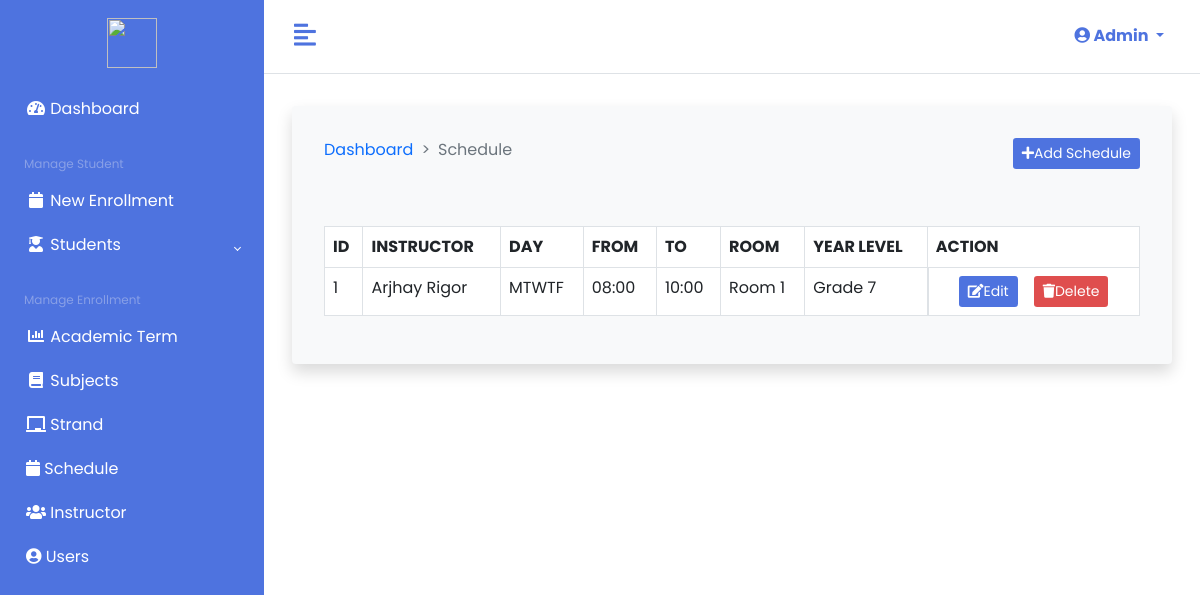
Screenshot of /admin/schedule.php (signed in) with the database file from the repository.
### tables this page shows
CREATE TABLE `schedules` (
  `SCHEDULE_ID` int(255) NOT NULL,
  `SC_INSTRUCTOR` varchar(255) NOT NULL,
  `SC_DAY` varchar(255) NOT NULL,
  `SC_FROM` varchar(255) NOT NULL,
  `SC_TO` varchar(255) NOT NULL,
  `SC_ROOM` varchar(255) NOT NULL,
  `SC_YEAR_LEVEL` varchar(255) NOT NULL
);

### private/config/Database.php (called while the page is built, shortened)
<?php
class Database
{
    protected $localhost = "localhost";
    protected $username = "root";
    protected $password = "";
    protected $database = "enrollment_system_db";
    protected $conn;
    public function __construct()
    {
        try {
            $this->conn = new PDO("mysql:host=$this->localhost;dbname=$this->database", $this->username, $this->password);
            $this->conn->setAttribute(PDO::ATTR_ERRMODE, PDO::ERRMODE_EXCEPTION);
        } catch (PDOException $e) {
            echo "Connection failed: " . $e->getMessage();
        }
    }
    public function getAll($TableName)
    {
        $sql = "SELECT * FROM `$TableName`";
        $stmt = $this->conn->prepare($sql);
        $stmt->execute();
        return $stmt;
    }
}

### private/classes/admin/ScheduleClass.php (called while the page is built, shortened)
<?php
class ScheduleClass extends Database
{
    public function fetch_schedule()
    {
        $query = $this->getAll('schedules');
        while ($row = $query->fetch(PDO::FETCH_OBJ)) {
            $data[] = $row;
        }
        return isset($data) ? $data : false;
    }
}

### admin/schedule.php (the view, shortened to what this page needs)
<?php
$schedule = new ScheduleClass;
$schedule->index();
$schedule->create_schedule();
$data = $schedule->fetch_schedule();
?>
<!DOCTYPE html>
<html lang="en">
<head>
    <link href="<?= ADMIN_ASSET . 'fontawesome/css/all.min.css'; ?>" rel="stylesheet">
    <link href="<?= ADMIN_ASSET . 'bootstrap/css/bootstrap.min.css'; ?>" rel="stylesheet">
    <link href="<?= ADMIN_ASSET . 'css/style.css'; ?>" rel="stylesheet">
    <link href="<?= ADMIN_ASSET . 'css/datatables.min.css'; ?>" rel="stylesheet">
</head>
<body>
    <div class="d-flex">
        <?php include_once ADMIN_ASSET . 'include/sidebar.php'; ?>
        <div class="main">
            <?php include_once ADMIN_ASSET . 'include/navbar.php'; ?>
            <main class="p-3">
                <div class="container-fluid">
                    <div class="row mt-3">
                        <div class="col-sm-12">
                            <div class="card shadow border-0 p-3 bg-light">
                                <div class="card-body">
                                    <div class="mb-5 justify-content-between d-flex">
                                        <nav style="--bs-breadcrumb-divider: '>';" aria-label="breadcrumb">
                                            <ol class="breadcrumb">
                                                <li class="breadcrumb-item"><a href="dashboard.php">Dashboard</a></li>
                                                <li class="breadcrumb-item active" aria-current="page">Schedule</li>
                                            </ol>
                                        </nav>
                                        <div>
                                            <button class="btn btn-sm btn-blue" data-bs-toggle="modal" data-bs-target="#add-schedule-modal"><i class="fas fa-plus"></i>Add Schedule</button>
                                        </div>
                                    </div>
                                    <table class="table table-bordered bg-body" id="table">
                                        <thead>
                                            <tr>
                                                <th>ID</th>
                                                <th>INSTRUCTOR</th>
                                                <th>DAY</th>
                                                <th>FROM</th>
                                                <th>TO</th>
                                                <th>ROOM</th>
                                                <th>YEAR LEVEL</th>
                                                <th>ACTION</th>
                                            </tr>
                                        </thead>
                                        <tbody>
                                            <?php if ($data): ?>
                                                <?php
                                                $no = 1;
                                                foreach ($data as $row):
                                                ?>
                                                    <tr>
                                                        <td><?= $no++ ?></td>
                                                        <td><?= $row->SC_INSTRUCTOR ?></td>
                                                        <td><?= $row->SC_DAY ?></td>
                                                        <td><?= $row->SC_FROM ?></td>
                                                        <td><?= $row->SC_TO ?></td>
                                                        <td><?= $row->SC_ROOM ?></td>
                                                        <td><?= $row->SC_YEAR_LEVEL ?></td>
                                                        <td class="justify-content-center d-flex">
                                                            <button id="edit-btn" value="<?= $row->SCHEDULE_ID ?>" class="btn btn-sm btn-blue mx-2"><i class="fas fa-edit"></i>Edit</button>
                                                            <a href="schedule.php?delete_id=<?= $row->SCHEDULE_ID ?>" onclick="return window.confirm('Are you want to delete?')" class="btn btn-sm btn-red mx-2"><i class="fas fa-trash"></i>Delete</a>
                                                        </td>
                                                    </tr>
                                                <?php endforeach; ?>
                                            <?php endif; ?>
                                        </tbody>
                                    </table>
                                </div>
                            </div>
                        </div>
                    </div>
                </div>
            </main>
        </div>
    </div>
</body>
</html>

### public/css/style.css (style rules this page uses)
:root { --bs-blue: #4e73df; --bs-red: #df4e4e; --bs-green: #44ca7c; --bs-orange: #ec7f25; }
* { font-family: "Poppins", sans-serif; }
.btn-blue { color: #fff; background-color: var(--bs-blue); }
.btn-red { color: #fff; background-color: var(--bs-red); }
a { text-decoration: none; }
.main { min-height: 100vh; width: 100%; overflow: hidden; background-color: #fff; }

### rows the page displays
schedules: SC_INSTRUCTOR "Arjhay Rigor", SC_DAY "MTWTF", SC_FROM "08:00", SC_TO "10:00", SC_ROOM "Room 1", SC_YEAR_LEVEL "Grade 7", $row->SCHEDULE_ID 7 (drawn)

### other values shown
Session::get('admin_username') "Admin"
